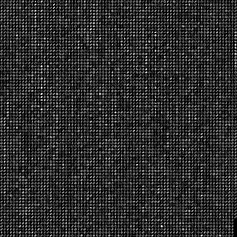
#> input picture train_image/mnist_train0.jpg, 237 x 237 px, shrunk from 2156 x 2156 before the run; its folder holds 4 pictures in this run
$ python generate_X_y_files.py
#> lines starting #> are read from the running program, lines starting #| are printed output that depends on the picture; after the words box and inside, x2 and y2 are one past the last pixel; in counts of white or black regions, pixels touching at a corner belong together
### image_utils.py
import numpy as np

default_rgb_weights = np.array([0.2989, 0.5870, 0.1140])


def rgb2gray(img, rgb_weights=default_rgb_weights):
    if img.ndim == 2:
        return img.copy()
    else:
        gray_img = np.array(img[:, :, 0] * rgb_weights[0]
                            + img[:, :, 1] * rgb_weights[1]
                            + img[:, :, 2] * rgb_weights[2], dtype=int)
        gray_img[gray_img > 255] = 255
        gray_img[gray_img < 0] = 0
        return gray_img


# [32 lines left out: functions gray2rgb, scale_color, not called in this run]


def get_negative(img):
    img = img.copy()
    img[:, :, :3] = np.uint8(255) - img[:, :, :3]
    return img


# [49 lines left out: functions convolution, pooling, put_frame, not called in this run]

### mark_objects.py
import numpy as np
import matplotlib.pyplot as plt
from collections import deque
from math import sqrt
from math import pow
from image_utils import rgb2gray


white_threshold = 240 # 0-255
marker_color = np.array([255, 0, 0], dtype=int)
outlier_threshold = 0.1
min_height_width_ratio = 1.2
max_height_width_ratio = 2
min_height_pixel = 5
min_width_pixel = 5
min_merge_overlap = 0.3


def mark_objects(img, min_ratio=outlier_threshold, white=white_threshold, criterion="diagonal", reference="max", merge=False):
    img = rgb2gray(img)

    content = img < white
    visited = np.full(shape=content.shape, fill_value=False)
    objects = []

    for x in range(content.shape[0]):
        for y in range(content.shape[1]):
            object_pos = test_object(img, content, visited, x, y)
            if object_pos:
                objects.append(object_pos)

    if merge:
        objects = merge(objects)

    objects = filter(objects, min_ratio, criterion, reference)

    return objects


# [16 lines left out: functions common_area, overlap_interval, not called in this run]


def filter(objects, min_ratio=outlier_threshold, criterion="diagonal", reference="max"):

    accepted_criterion = ["diagonal", "area"]
    assert criterion in accepted_criterion, "criterion must be in %s" % str(accepted_criterion)

    accepted_reference = ["max", "mean", "median"]
    assert reference in accepted_reference, "reference must be in %s" % str(accepted_reference)

    if criterion == "diagonal":
        values = np.array([sqrt(pow(right- left + 1, 2) + pow(bottom - top + 1, 2)) for top, left, bottom, right in objects])
    else:
        values = np.array([(bottom - top) * (right - left) for top, left, bottom, right in objects])

    if values.size < 2:
        return objects

    if reference == "max":
        ref_value = np.max(values)
    elif reference == "mean":
        ref_value = np.mean(values)
    else:
        ref_value = np.median(values)

    ret = []
    for i in range(values.size):
        if values[i] > min_ratio * ref_value:
            ret.append(objects[i])

    return ret


def square_objects(img, objects):
    img = img.copy()

    for object_pos in objects:
        # draw top and bottom
        for y in range(object_pos[1], object_pos[3] + 1):
            img[object_pos[0], y, :3] = marker_color
            img[object_pos[2], y, :3] = marker_color
        # draw left and right
        for x in range(object_pos[0], object_pos[2] + 1):
            img[x, object_pos[1], :3] = marker_color
            img[x, object_pos[3], :3] = marker_color

    return img


def test_object(img, content, visited, x, y):
    if visited[x, y] or not content[x, y]:
        return None

    queue = deque([])
    dir_x = [-1, 0, 1, 0] # top, left, bottom, right
    dir_y = [0, -1, 0, 1]
    top, left, bottom, right = x, y, x, y

    queue.append((x, y))
    while len(queue) > 0:
        curr_x, curr_y = queue.popleft()
        if visited[curr_x, curr_y]:
            continue
        visited[curr_x, curr_y] = True
        top, left, bottom, right = min(curr_x, top), min(curr_y, left), max(curr_x, bottom), max(curr_y, right)
        for i in range(4):
            next_x = curr_x + dir_x[i]
            next_y = curr_y + dir_y[i]
            if not get_content(content, next_x, next_y) or visited[next_x, next_y]:
                continue
            queue.append((next_x, next_y))

    return adjust_square(top, left, bottom, right, content.shape[0], content.shape[1])


def adjust_square(top, left, bottom, right, img_height, img_width):
    height = bottom - top
    width = right - left

    if (height < min_height_pixel and width < min_width_pixel) or height == 0 or width == 0:
        return None

    height_width_ratio = height / width
    if height_width_ratio < min_height_width_ratio:
        # increase height
        increment = int(np.ceil((width * min_height_width_ratio - height) / 2))
        top = top - increment
        bottom = bottom + increment
    elif height_width_ratio > max_height_width_ratio:
        # increase width
        increment = int(np.ceil((height / max_height_width_ratio - width) / 2))
        left = left - increment
        right = right + increment

    return max(0, top), max(0, left), min(img_height - 1, bottom), min(img_width - 1, right)


def get_content(content, x, y):
    if not (0 <= x < content.shape[0] and 0 <= y < content.shape[1]):
        return False
    return content[x, y]


# [7 lines that do not run on import are left out]

### extract_features.py
import cv2
import matplotlib.pyplot as plt
import numpy as np
from image_utils import rgb2gray


max_feature_val = 255 # inclusive
row = 8
col = 6
feature_number = row * col


def extract_features(img, objects):
    X = []
    for object_pos in objects:
        X.append(feature(resize(img, object_pos)))
    return np.array(X)


def resize(img, object_pos):
    top, left, bottom, right = object_pos
    sub_img = img[top: bottom + 1, left: right + 1, :]
    return cv2.resize(sub_img, (col, row), interpolation=cv2.INTER_AREA)


def feature(img):
    img = rgb2gray(img)
    img = 255 - img
    max_val = np.max(np.max(img))

    features = np.full(dtype=int, shape=img.shape[0] * img.shape[1], fill_value=0)
    for i in range(img.shape[0]):
        for j in range(img.shape[1]):
            features[i * img.shape[1] + j] = \
                min(round((img[i, j] / max_val) * max_feature_val), max_feature_val)

    return features


def plot_feature(features):
    plt.matshow(features.reshape(row, col))
    plt.show()

### generate_X_y_files.py
from mark_objects import mark_objects, square_objects
from extract_features import extract_features
from extract_features import feature_number
from image_utils import get_negative
from tqdm import tqdm
import cv2
import numpy as np
import json


min_ratios = [
    0.45, # 0
    0.54, # 1
    0.56, # 2
    0.55, # 3
    0.52, # 4
    0.54, # 5
    0.54, # 6
    0.62, # 7
    0.51, # 8
    0.61  # 9
]
train_X_data_path = "train_data/X_train.json"
train_y_data_path = "train_data/y_train.json"
test_X_data_path = "test_data/X_test.json"
test_y_data_path = "test_data/y_test.json"
train_img_path = ["train_image/mnist_train{}.jpg".format(i) for i in range(10)]
train_img_conv_path = ["train_image/mnist_train{}_conv.jpg".format(i) for i in range(10)]
train_img_squared_path = ["train_image/mnist_train{}_squared.jpg".format(i) for i in range(10)]
test_img_path = ["test_image/mnist_test{}.jpg".format(i) for i in range(10)]
test_img_conv_path = ["test_image/mnist_test{}_conv.jpg".format(i) for i in range(10)]
test_img_squared_path = ["test_image/mnist_test{}_squared.jpg".format(i) for i in range(10)]
labels = list(range(10))


def generate_features_with_label(img, img_conv, save_path, label):
    objects = mark_objects(img_conv, min_ratio=min_ratios[label], white=200)
    squared_img = square_objects(img, objects)
    cv2.imwrite(save_path, squared_img)
    return extract_features(img, objects), np.array([label] * len(objects))


def generate_all_features(img_paths, img_conv_paths, save_paths, labels):
    X = np.array([[0] * feature_number])
    y = np.array([0])
    assert len(img_paths) == len(labels)
    for i in tqdm(range(len(img_paths))):
        img, img_conv = cv2.imread(img_paths[i]), cv2.imread(img_conv_paths[i])
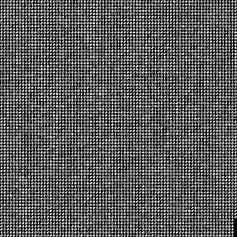
#> input picture train_image/mnist_train0_conv.jpg, 237 x 237 px, shrunk from 2156 x 2156 before the run
#> img is the input picture: shape (237, 237, 3); min 0, max 255, mean 46.1
#> img_conv is the input picture: shape (237, 237, 3); min 0, max 255, mean 91.6
        img, img_conv = get_negative(img), get_negative(img_conv)
#> in get_negative, `img[:, :, :3] = np.uint8(255) - img[:, :, :3]`:
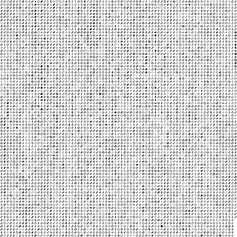
#> img: shape (237, 237, 3); min 0, max 255, mean 208.9
#> in get_negative (call 2), `img[:, :, :3] = np.uint8(255) - img[:, :, :3]`:
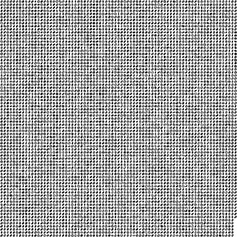
#> img: shape (237, 237, 3); min 0, max 255, mean 163.4
        label = labels[i]
        newX, newy = generate_features_with_label(img, img_conv, save_paths[i], label)
#> in mark_objects, `content = img < white`:
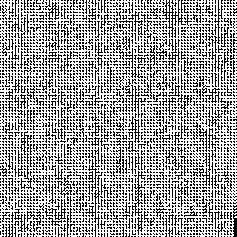
#> content: shape (237, 237) bool; 64.6% white; black in thin lines or dots
#> after the loop in mark_objects, `for x in range(content.shape[0]):`: objects = [(0, 0, 236, 236), (0, 170, 14, 177), (3, 165, 11, 170), (13, 167, 26, 174), (28, 138, 33, 141), (87, 174, 94, 179), (121, 134, 131, 139), (189, 62, 195, 67)]
#> in filter, `values = np.array([sqrt(pow(right- left + 1, 2) + pow(bottom - top + 1..`: values = [335.2, 17, 10.82, 16.12, 7.21, 10, 12.53, 9.22]
#> in filter, `ref_value = np.max(values)`: ref_value = 335.2
#> after the loop in filter, `for i in range(values.size):`: ret = [(0, 0, 236, 236)]
#> the loop in square_objects, `for object_pos in objects:` made 1 pass
#> after the loop in square_objects, `for object_pos in objects:`:
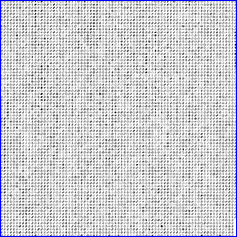
#> img: shape (237, 237, 3); 1.68% of pixels changed, all inside (x1, y1, x2, y2) = (0, 0, 237, 237); drawn as B, G, R
#> the loop in extract_features, `for object_pos in objects:` made 1 pass
#> max_val in feature on pass 1: 51
#> after the loop in extract_features, `for object_pos in objects:`: X = 1 item
#> newy = [0]
        X = np.vstack([X, newX])
        y = np.concatenate([y, newy])
#> y = [0, 0]
#> pass 2 of the loop in generate_all_features, `for i in tqdm(range(len(img_paths))):`:
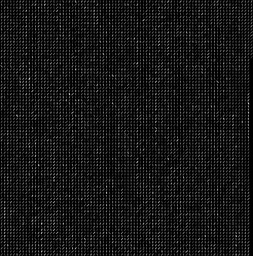
#> input picture train_image/mnist_train1.jpg, 253 x 256 px, shrunk from 2296 x 2324 before the run
#> in generate_all_features, img is the input picture: shape (256, 253, 3); min 0, max 217, mean 22.5
#> gray_img: shape (256, 253) int64
#> content: shape (256, 253) bool; 36.7% white in thin lines or dots
#> the loop in square_objects (call 2), `for object_pos in objects:` made 63 passes
#> object_pos on passes 1 to 8: (16, 51, 48, 68), (22, 139, 39, 148), (25, 59, 51, 72), (25, 95, 42, 104), (25, 135, 42, 144), (25, 214, 45, 224), (28, 21, 45, 30), (28, 64, 45, 73)
#> after the loop in square_objects (call 2), `for object_pos in objects:`:
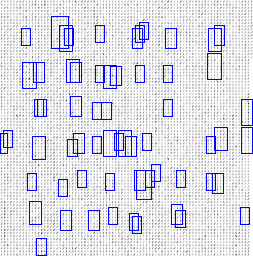
#> img: shape (256, 253, 3); mean of channels 0, 1, 2 233.6, 219.2, 219.2; drawn as B, G, R
#> the loop in extract_features (call 2), `for object_pos in objects:` made 63 passes
#> in generate_all_features, `X = np.vstack([X, newX])`:
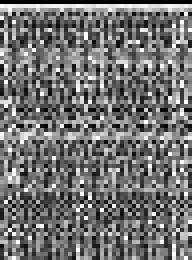
#> X: shape (65, 48) int64 (shown 4 times larger); min 0, max 255, mean 114.4
    return X[1:, :], y[1:]


def write_X_y_file(X, y, X_save_path, y_save_path):
    print("\nwriting ...")
    str_X = json.dumps(X.tolist())
    fh = open(X_save_path, 'w')
    fh.write(str_X)
    fh.close()

    str_y = json.dumps(y.tolist())
    fh = open(y_save_path, 'w')
    fh.write(str_y)
    fh.close()


if __name__ == "__main__":
    print("generating train files ...")
#> (the run stopped early here; a loop or call above may not have finished)
